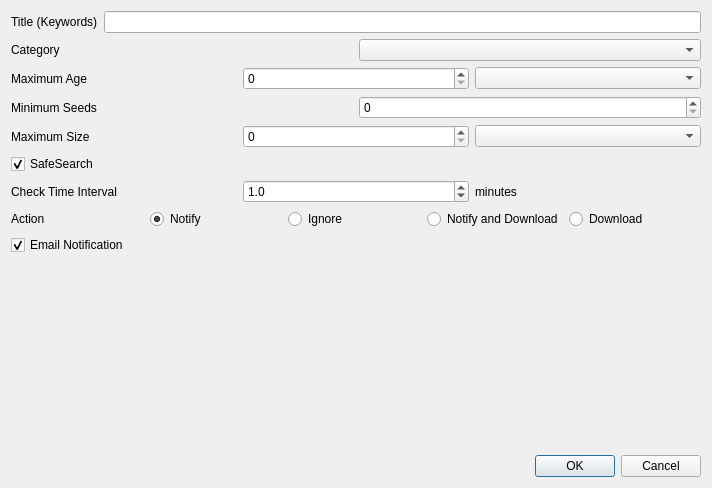
<?xml version="1.0" encoding="UTF-8"?>
<ui version="4.0">
 <class>CreateFilter</class>
 <widget class="QDialog" name="CreateFilter">
  <property name="geometry">
   <rect>
    <x>0</x>
    <y>0</y>
    <width>712</width>
    <height>488</height>
   </rect>
  </property>
  <property name="windowTitle">
   <string>Create Filter</string>
  </property>
  <layout class="QVBoxLayout" name="verticalLayout_2">
   <item>
    <layout class="QVBoxLayout" name="verticalLayout">
     <item>
      <layout class="QHBoxLayout" name="horizontalLayout_2">
       <item>
        <widget class="QLabel" name="label">
         <property name="text">
          <string>Title (Keywords)</string>
         </property>
        </widget>
       </item>
       <item>
        <widget class="QLineEdit" name="keywords_bar"/>
       </item>
      </layout>
     </item>
     <item>
      <layout class="QHBoxLayout" name="horizontalLayout_6">
       <item>
        <widget class="QLabel" name="label_5">
         <property name="text">
          <string>Category</string>
         </property>
        </widget>
       </item>
       <item>
        <widget class="QComboBox" name="combo_categ"/>
       </item>
      </layout>
     </item>
     <item>
      <layout class="QHBoxLayout" name="horizontalLayout_5">
       <item>
        <widget class="QLabel" name="label_10">
         <property name="text">
          <string>Maximum Age</string>
         </property>
        </widget>
       </item>
       <item>
        <widget class="QSpinBox" name="spin_age">
         <property name="maximum">
          <number>100</number>
         </property>
        </widget>
       </item>
       <item>
        <widget class="QComboBox" name="combo_ageunit"/>
       </item>
      </layout>
     </item>
     <item>
      <layout class="QHBoxLayout" name="horizontalLayout_4">
       <item>
        <widget class="QLabel" name="label_9">
         <property name="text">
          <string>Minimum Seeds</string>
         </property>
        </widget>
       </item>
       <item>
        <widget class="QSpinBox" name="spin_seeds">
         <property name="maximum">
          <number>100000</number>
         </property>
        </widget>
       </item>
      </layout>
     </item>
     <item>
      <layout class="QHBoxLayout" name="horizontalLayout">
       <item>
        <widget class="QLabel" name="label_2">
         <property name="text">
          <string>Maximum Size</string>
         </property>
        </widget>
       </item>
       <item>
        <widget class="QSpinBox" name="spin_sizeul">
         <property name="maximum">
          <number>1000</number>
         </property>
        </widget>
       </item>
       <item>
        <widget class="QComboBox" name="combo_sizeul"/>
       </item>
      </layout>
     </item>
     <item>
      <widget class="QCheckBox" name="check_safesearch">
       <property name="text">
        <string>SafeSearch</string>
       </property>
       <property name="checked">
        <bool>true</bool>
       </property>
      </widget>
     </item>
     <item>
      <layout class="QHBoxLayout" name="horizontalLayout_7">
       <item>
        <widget class="QLabel" name="label_6">
         <property name="text">
          <string>Check Time Interval</string>
         </property>
        </widget>
       </item>
       <item>
        <widget class="QDoubleSpinBox" name="spin_rate">
         <property name="showGroupSeparator" stdset="0">
          <bool>false</bool>
         </property>
         <property name="decimals">
          <number>1</number>
         </property>
         <property name="minimum">
          <double>0.100000000000000</double>
         </property>
         <property name="maximum">
          <double>1000.000000000000000</double>
         </property>
         <property name="value">
          <double>1.000000000000000</double>
         </property>
        </widget>
       </item>
       <item>
        <widget class="QLabel" name="label_7">
         <property name="text">
          <string>minutes</string>
         </property>
        </widget>
       </item>
      </layout>
     </item>
     <item>
      <layout class="QHBoxLayout" name="horizontalLayout_8">
       <item>
        <widget class="QLabel" name="label_3">
         <property name="text">
          <string>Action</string>
         </property>
        </widget>
       </item>
       <item>
        <widget class="QRadioButton" name="radio_notify">
         <property name="text">
          <string>Notify</string>
         </property>
         <property name="checked">
          <bool>true</bool>
         </property>
        </widget>
       </item>
       <item>
        <widget class="QRadioButton" name="radio_ignore">
         <property name="text">
          <string>Ignore</string>
         </property>
         <property name="checked">
          <bool>false</bool>
         </property>
        </widget>
       </item>
       <item>
        <widget class="QRadioButton" name="radio_notifyanddownload">
         <property name="text">
          <string>Notify and Download</string>
         </property>
        </widget>
       </item>
       <item>
        <widget class="QRadioButton" name="radio_download">
         <property name="text">
          <string>Download</string>
         </property>
        </widget>
       </item>
      </layout>
     </item>
     <item>
      <widget class="QCheckBox" name="check_email">
       <property name="text">
        <string>Email Notification</string>
       </property>
       <property name="checked">
        <bool>true</bool>
       </property>
      </widget>
     </item>
     <item>
      <spacer name="verticalSpacer">
       <property name="orientation">
        <enum>Qt::Vertical</enum>
       </property>
       <property name="sizeHint" stdset="0">
        <size>
         <width>20</width>
         <height>40</height>
        </size>
       </property>
      </spacer>
     </item>
     <item>
      <widget class="QDialogButtonBox" name="buttonBox">
       <property name="orientation">
        <enum>Qt::Horizontal</enum>
       </property>
       <property name="standardButtons">
        <set>QDialogButtonBox::Cancel|QDialogButtonBox::Ok</set>
       </property>
      </widget>
     </item>
    </layout>
   </item>
  </layout>
 </widget>
 <resources/>
 <connections>
  <connection>
   <sender>buttonBox</sender>
   <signal>accepted()</signal>
   <receiver>CreateFilter</receiver>
   <slot>accept()</slot>
   <hints>
    <hint type="sourcelabel">
     <x>248</x>
     <y>254</y>
    </hint>
    <hint type="destinationlabel">
     <x>157</x>
     <y>274</y>
    </hint>
   </hints>
  </connection>
  <connection>
   <sender>buttonBox</sender>
   <signal>rejected()</signal>
   <receiver>CreateFilter</receiver>
   <slot>reject()</slot>
   <hints>
    <hint type="sourcelabel">
     <x>316</x>
     <y>260</y>
    </hint>
    <hint type="destinationlabel">
     <x>286</x>
     <y>274</y>
    </hint>
   </hints>
  </connection>
 </connections>
</ui>
